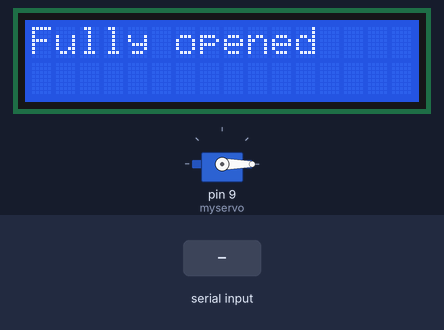
The sketch below on a simulated Arduino Uno, built with avr-gcc and run on an emulated ATmega328P. Parts: servo, 16×2 character LCD. The inputs (shaded band) are chosen by the test bench. What the sketch prints to the serial monitor is not drawn.

Above: at 3.2 s.
3.3 s: "gripper 40" received over Serial
At 5.4 s:
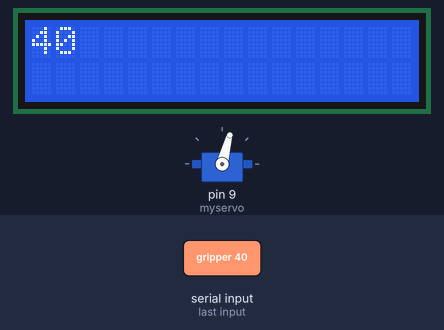
5.8 s: "gripper 60" received over Serial
At 7.3 s:
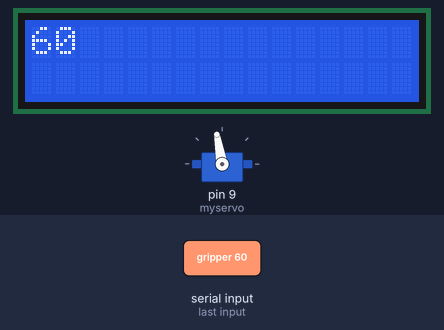
8.3 s: "gripper 0" received over Serial
At 10.3 s:
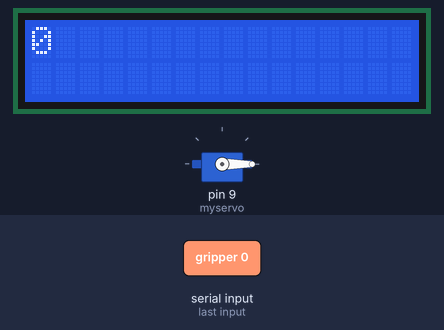
10.8 s: "gripper 50" received over Serial
At 12.3 s:
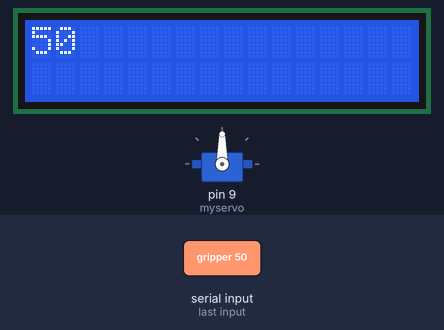
13.3 s: "g0" received over Serial
At 15.3 s:
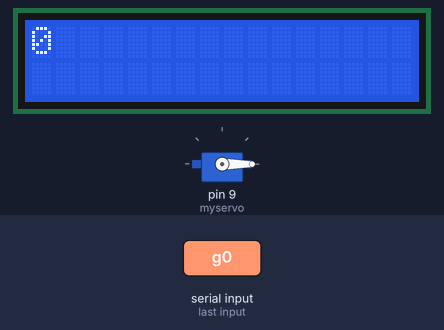
15.8 s: "g40" received over Serial
At 17.2 s:
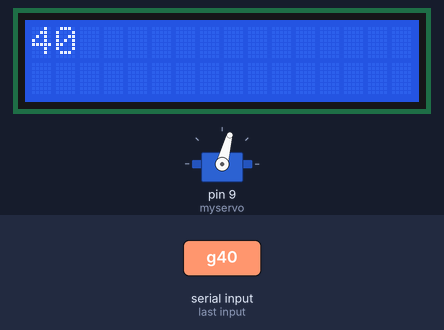
Timing chart, 0 to 18.8 s (numbered marks = the images above; inputs shaded):
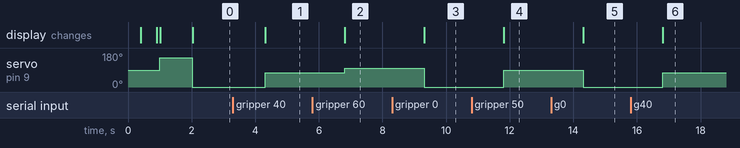

Measured:
- after the input at 3.3 s, servo on pin 9 (myservo): 0° → 75° after 1.0 s; the display: changes after 1.0 s (image 1)
- after the input at 5.8 s, servo on pin 9 (myservo): 75° → 100° after 1.0 s; the display: changes after 1.0 s (image 2)
- after the input at 8.3 s, servo on pin 9 (myservo): 100° → 0° after 1.0 s; the display: changes after 1.0 s (image 3)
- after the input at 10.8 s, servo on pin 9 (myservo): 0° → 90° after 1.0 s; the display: changes after 1.0 s (image 4)
- after the input at 13.3 s, servo on pin 9 (myservo): 90° → 0° after 1.0 s; the display: changes after 1.0 s (image 5)
- after the input at 15.8 s, servo on pin 9 (myservo): 0° → 75° after 1.0 s; the display: changes after 1.0 s (image 6)

The sketch:

R23_Arduino.ino
```cpp
// Robothon 2023 Team RobotechX MDX
// by Judhi Prasetyo 06/04/2023
// modified by Ziad Burhani & James Brazier for more granular opening
// This is the code for controlling the gripper
// expecting command from Python: G0/G50/G100 for gripper opening percentage
// Serial speed to PC is 9600, CR/LF does not matter

#include <Servo.h>
#include <Wire.h>
#include <LiquidCrystal_I2C.h>
LiquidCrystal_I2C lcd(0x27, 16, 2);

String msg;
uint16_t dist;

int minAngle = 0;   // gripper fully open
int maxAngle = 155;  // gripper fully closed

Servo myservo;

void setup() {
  Serial.begin(9600);
  Serial.println("Servo controller starting..");
  myservo.attach(9, 500, 2500);
  lcd.init();
  lcd.backlight();
  lcd.clear();
  lcd.setCursor(3, 0);
  lcd.print("Middlesex");
  lcd.setCursor(2, 1);
  lcd.print("University");
  Serial.println("Middlesex University Dubai");
  delay(300);
  lcd.clear();
  lcd.setCursor(3, 0);
  lcd.print("Robothon");
  lcd.setCursor(7, 1);
  lcd.print("2023");
  Serial.println("Robothon 2023");
  delay(500);
  lcd.clear();
  delay(100);

  // check the servo opening & closing
  myservo.write(maxAngle);
  Serial.println("Gripper fully closed");
  lcd.clear();
  lcd.setCursor(0, 0);
  lcd.print("Fully closed");
  delay(1000);
  myservo.write(minAngle);
  Serial.println("Gripper fully opened");
  lcd.clear();
  lcd.setCursor(0, 0);
  lcd.print("Fully opened");
  Serial.println("Enter command (eg: 'G0/G40/G50/G70/G80/G100')");  // case insensitive
  Serial.println("Ready");
}

void loop() {
  // put your main code here, to run repeatedly:

  while (Serial.available()) {
    msg = "Invalid command";
    String command = Serial.readString();
    command.trim();         // get rid of extra spaces or CR/LF if there's any
    command.toLowerCase();  // always convert to lowercase (case insensitive)
    if (command == "gripper 0" || command == "g0") {  // fully open
      myservo.write(0);
      msg = "0";
    }

    if (command == "gripper 40" || command == "g40") {
      myservo.write(75);
      msg = "40"; // this added to use the gripper for picking probe
    }
    if (command == "gripper 50" || command == "g50") {
      myservo.write(90);
      msg = "50";
    }
    if (command == "gripper 60" || command == "g60") {
      myservo.write(100);
      msg = "60";   //this added to use the gripper for slider
    }
    if (command == "gripper 65" || command == "g65g50") {
      myservo.write(120);
      msg = "65";   //this added to use the gripper for slider
    }
    if (command == "gripper 70" || command == "g70") {
      myservo.write(140);
      msg = "70";   //this added to use the gripper for picking plug
    }
    if (command == "gripper 80" || command == "g80") {
      myservo.write(155);
      msg = "80";
    }
    if (command == "gripper 90" || command == "g90") {
      myservo.write(159);
      msg = "90";
    }
    if (command == "gripper 100" || command == "g100") {

      myservo.attach(9, 500, 2500);
      myservo.write(165);
      msg = "100";
    }
    Serial.println(msg);
    lcd.clear();
    lcd.setCursor(0, 0);
    lcd.print(msg);
  }
  delay(10);
}
```
